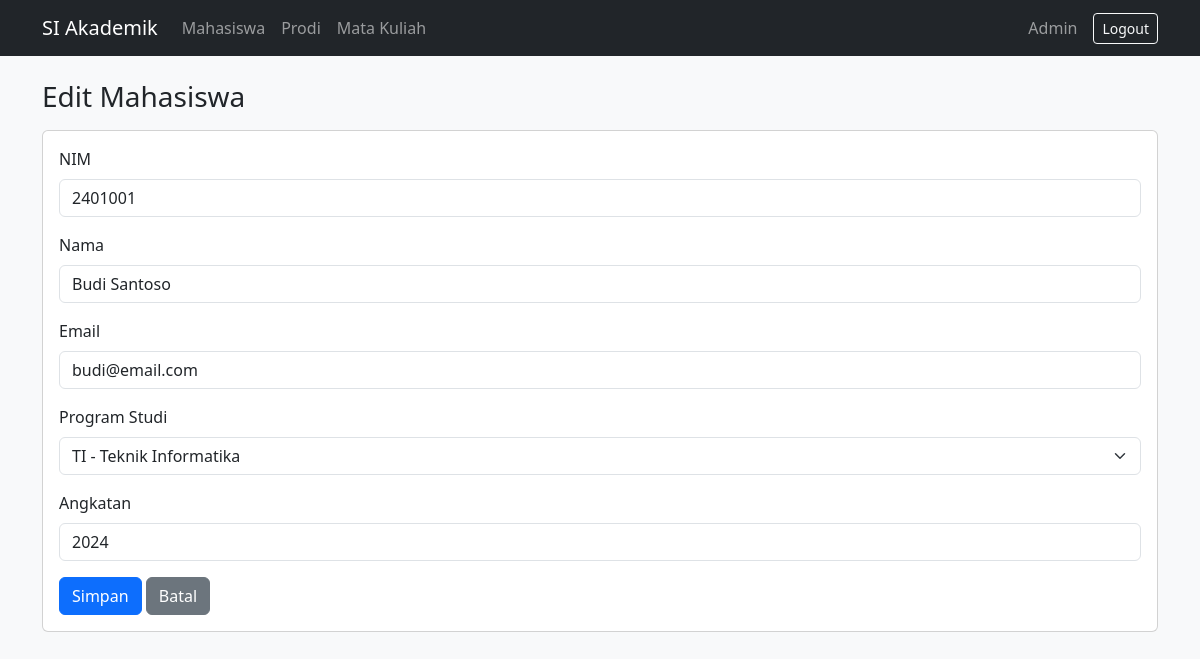
The app's page /mahasiswa/edit?id=1 (signed in) with its own data.
### tables this page shows
CREATE TABLE `mahasiswa` (
  `id` int(11) NOT NULL,
  `nim` varchar(20) NOT NULL,
  `nama` varchar(100) NOT NULL,
  `email` varchar(100) NOT NULL,
  `prodi_id` int(11) NOT NULL,
  `angkatan` year(4) NOT NULL,
  `created_at` timestamp NOT NULL DEFAULT current_timestamp(),
  `updated_at` timestamp NOT NULL DEFAULT current_timestamp() ON UPDATE current_timestamp(),
  `status` enum('aktif','cuti','lulus') NOT NULL DEFAULT 'aktif'
);

CREATE TABLE `prodi` (
  `id` int(11) NOT NULL,
  `kode` varchar(10) NOT NULL,
  `nama` varchar(100) NOT NULL,
  `created_at` timestamp NOT NULL DEFAULT current_timestamp(),
  `updated_at` timestamp NOT NULL DEFAULT current_timestamp() ON UPDATE current_timestamp()
);

### app/Controllers/MahasiswaController.php (called while the page is built, shortened)
<?php
require_once __DIR__ . '/../Models/MahasiswaModel.php';
require_once __DIR__ . '/../Models/ProdiModel.php';
class MahasiswaController
{
    private MahasiswaModel $model;
    private ProdiModel $prodi;
    public function __construct()
    {
        $this->model = new MahasiswaModel();
        $this->prodi = new ProdiModel();
    }
    public function edit(): void
    {
        $data = $this->model->find((int) ($_GET['id'] ?? 0));
        $prodiList = $this->prodi->all();
        $action = url('/mahasiswa/update');
        require __DIR__ . '/../Views/mahasiswa/form.php';
    }
}

### config/database.php (called while the page is built)
<?php
return [
    'host'     => 'localhost',
    'dbname'   => 'bkpm_acara_7',
    'username' => 'root',
    'password' => '',
    'charset'  => 'utf8mb4',
];

### app/Database.php (called while the page is built)
<?php
class Database
{
    private static ?PDO $instance = null;
    public static function getInstance(): PDO
    {
        if (self::$instance === null) {
            $config = require __DIR__ . '/../config/database.php';
            $dsn = "mysql:host={$config['host']};dbname={$config['dbname']};charset={$config['charset']}";
            self::$instance = new PDO($dsn, $config['username'], $config['password'], [
                PDO::ATTR_ERRMODE            => PDO::ERRMODE_EXCEPTION,
                PDO::ATTR_DEFAULT_FETCH_MODE => PDO::FETCH_ASSOC,
                PDO::ATTR_EMULATE_PREPARES   => false,
            ]);
        }
        return self::$instance;
    }
}

### app/Models/MahasiswaModel.php (called while the page is built, shortened)
<?php
require_once __DIR__ . '/../Database.php';
class MahasiswaModel
{
    private PDO $db;
    public function __construct()
    {
        $this->db = Database::getInstance();
    }
    public function find(int $id)
    {
        $stmt = $this->db->prepare("SELECT * FROM mahasiswa WHERE id = :id");
        $stmt->execute(['id' => $id]);
        return $stmt->fetch();
    }
}

### app/helpers.php (called while the page is built, shortened)
<?php
function e($value): string
{
    return htmlspecialchars((string) $value, ENT_QUOTES, 'UTF-8');
}
function url(string $path = ''): string
{
    return BASE_PATH . $path;
}

### app/Models/ProdiModel.php (called while the page is built, shortened)
<?php
require_once __DIR__ . '/../Database.php';
class ProdiModel
{
    private PDO $db;
    public function __construct()
    {
        $this->db = Database::getInstance();
    }
    public function all(): array
    {
        return $this->db->query("SELECT * FROM prodi ORDER BY kode")->fetchAll();
    }
}

### app/Views/mahasiswa/form.php (the view, shortened to what this page needs)
<?php require __DIR__ . '/../header.php'; ?>
<h1 class="h3 mb-3"><?= $data['id'] ? 'Edit' : 'Tambah' ?> Mahasiswa</h1>
<form method="POST" action="<?= e($action) ?>" class="card card-body">
    <div class="mb-3">
        <label class="form-label">NIM</label>
        <input type="text" name="nim" class="form-control" value="<?= e($data['nim']) ?>" required>
    </div>
    <div class="mb-3">
        <label class="form-label">Nama</label>
        <input type="text" name="nama" class="form-control" value="<?= e($data['nama']) ?>" required>
    </div>
    <div class="mb-3">
        <label class="form-label">Email</label>
        <input type="email" name="email" class="form-control" value="<?= e($data['email']) ?>">
    </div>
    <div class="mb-3">
        <label class="form-label">Program Studi</label>
        <select name="prodi_id" class="form-select" required>
            <?php foreach ($prodiList as $p): ?>
                <option value="<?= (int) $p['id'] ?>" <?= (int) $data['prodi_id'] === (int) $p['id'] ? 'selected' : '' ?>>
                    <?= e($p['kode'] . ' - ' . $p['nama']) ?>
                </option>
            <?php endforeach; ?>
        </select>
    </div>
    <div class="mb-3">
        <label class="form-label">Angkatan</label>
        <input type="number" name="angkatan" class="form-control" value="<?= e($data['angkatan']) ?>">
    </div>
    <div>
        <button type="submit" class="btn btn-primary">Simpan</button>
        <a href="<?= url('/mahasiswa') ?>" class="btn btn-secondary">Batal</a>
    </div>
</form>
<?php require __DIR__ . '/../footer.php'; ?>

### records on screen
mahasiswa: nim "2401001", nama "Budi Santoso", email "budi@email.com", prodi_id "TI - Teknik Informatika", angkatan "2024"

### other values on screen
$_SESSION['user_name'] "Admin"
